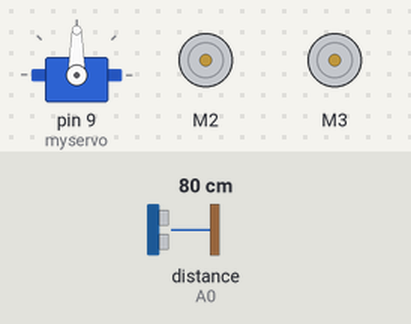
Bench run of a sketch on a simulated Arduino Uno, built with avr-gcc and run on an emulated ATmega328P. On the bench: servo, 2 × DC motor (green arrow = forward, orange = backward, longer = faster). Inputs (shaded band) come from the test bench; at power-on: distance to the obstacle (sensor on A0) 80 cm. The echo pulse lasts 58.3 µs per cm.

Above: at 2.9 s.
3.0 s: distance to the obstacle (sensor on A0) set to 27 cm
At 5.1 s:
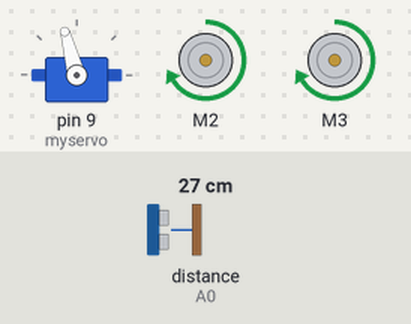
6.0 s: distance to the obstacle (sensor on A0) set to 21 cm
At 7.44 s:
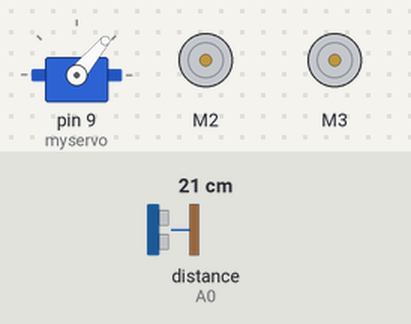
9.0 s: distance to the obstacle (sensor on A0) set to 35 cm
12.0 s: distance to the obstacle (sensor on A0) set to 2 cm
At 14.07 s:
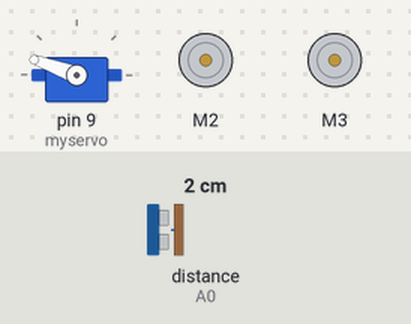
15.0 s: distance to the obstacle (sensor on A0) set to 60 cm
Timing chart, 0 to 19.0 s (numbered marks = the images above; inputs shaded):
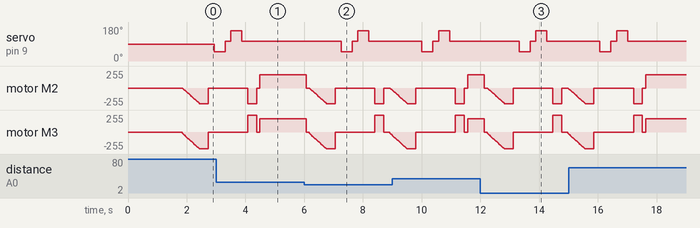

The sketch:

tranhvatcan.ino
```cpp
#include <AFMotor.h> // Thư viện điều khiển động cơ DC
#include <NewPing.h> // Thư viện điều khiển cảm biến siêu âm
#include <Servo.h>   // Thư viện điều khiển servo

// Định nghĩa các chân kết nối với cảm biến siêu âm
#define ECHO_PIN A0          // Chân Echo
#define TRIG_PIN A1          // Chân Trigger

// Cấu hình thông số
#define MAX_DISTANCE 200     // Khoảng cách tối đa cần đo (cm)
#define MAX_SPEED 235        // Tốc độ tối đa của động cơ
#define MAX_SPEED_OFFSET 20  // Hệ số bù tốc độ để cân bằng giữa hai động cơ

// Khởi tạo các động cơ
AF_DCMotor motor1(2);        // Động cơ 1 trên kênh 2
AF_DCMotor motor2(3);        // Động cơ 2 trên kênh 3

// Khởi tạo servo
Servo myservo;

// Khởi tạo cảm biến siêu âm
NewPing sonar(TRIG_PIN, ECHO_PIN, MAX_DISTANCE);
boolean goesForward = false; // Trạng thái di chuyển tiến
int distance = 100;          // Khoảng cách ban đầu
int speedSet = 0;            // Tốc độ hiện tại
char command;                // Biến để lưu lệnh nhận từ Bluetooth

// Biến kiểm soát trạng thái tránh vật cản
int dugme = 1;

void setup()
{
    myservo.attach(9);          // Gắn servo vào chân PWM số 9
    myservo.write(90);          // Đặt servo về góc 90 độ (trung lập)
    delay(1000);                // Chờ servo ổn định

    // Đọc khoảng cách ban đầu từ cảm biến siêu âm
    distance = readPing();
    delay(100);
    distance = readPing();
    delay(100);
    distance = readPing();
    delay(100);
    distance = readPing();
    delay(100);

    Serial.begin(9600); // Khởi tạo giao tiếp Serial với tốc độ 9600 baud
}

void loop(){
    long duration, distance;
    while (dugme == 1) // Vòng lặp chính khi chế độ tránh vật cản được bật
    {
        int distanceR = 0; // Khoảng cách bên phải
        int distanceL = 0; // Khoảng cách bên trái
        delay(40);         // Dừng ngắn để ổn định đọc dữ liệu

        if (distance <= 24) // Nếu khoảng cách nhỏ hơn hoặc bằng 24 cm
        {
            moveStop();           // Dừng xe
            delay(100);
            moveBackward();       // Lùi xe
            delay(300);
            moveStop();           // Dừng xe
            delay(200);

            distanceR = lookRight(); // Đo khoảng cách bên phải
            delay(200);
            distanceL = lookLeft(); // Đo khoảng cách bên trái
            delay(200);

            if (distanceR >= distanceL) // So sánh khoảng cách và chọn hướng
            {
                turnRight();       // Rẽ phải
                moveStop();
            } else {
                turnLeft();        // Rẽ trái
                moveStop();
            }
        } else {
            forward();            // Tiếp tục di chuyển tiến
        }

        distance = readPing();    // Cập nhật khoảng cách mới
    }
}

// Hàm di chuyển tiến
void forward()
{
    motor1.setSpeed(200);         // Cài đặt tốc độ tối đa
    motor1.run(FORWARD);          // Quay động cơ theo chiều kim đồng hồ
    motor2.setSpeed(200);         // Cài đặt tốc độ tối đa
    motor2.run(FORWARD);          // Quay động cơ theo chiều kim đồng hồ
}

// Hàm lùi xe
void back()
{
    motor1.setSpeed(255);
    motor1.run(BACKWARD);         // Quay động cơ ngược chiều kim đồng hồ
    motor2.setSpeed(255);
    motor2.run(BACKWARD);
}

// Hàm xoay trái
void left()
{
    motor1.setSpeed(255);
    motor1.run(FORWARD);
    motor2.setSpeed(0);
    motor2.run(RELEASE);          // Dừng động cơ phải
}

// Hàm xoay phải
void right()
{
    motor1.setSpeed(0);
    motor1.run(RELEASE);          // Dừng động cơ trái
    motor2.setSpeed(255);
    motor2.run(FORWARD);          // Quay động cơ phải
}

// Hàm tiến lệch trái
void aheadLeft()
{
    motor1.setSpeed(255);         // Động cơ trái chạy nhanh
    motor1.run(FORWARD);
    motor2.setSpeed(125);         // Động cơ phải chạy chậm
    motor2.run(FORWARD);
}

// Hàm tiến lệch phải
void aheadRight()
{
    motor1.setSpeed(125);         // Động cơ trái chạy chậm
    motor1.run(FORWARD);
    motor2.setSpeed(255);         // Động cơ phải chạy nhanh
    motor2.run(FORWARD);
}

// Hàm lùi lệch phải
void backRight()
{
    motor1.setSpeed(125);
    motor1.run(BACKWARD);
    motor2.setSpeed(255);
    motor2.run(BACKWARD);
}

// Hàm lùi lệch trái
void backLeft()
{
    motor1.setSpeed(255);
    motor1.run(BACKWARD);
    motor2.setSpeed(125);
    motor2.run(BACKWARD);
}

// Hàm dừng xe
void Stop()
{
    motor1.setSpeed(0);
    motor1.run(RELEASE);          // Dừng động cơ trái
    motor2.setSpeed(0);
    motor2.run(RELEASE);          // Dừng động cơ phải
}

// Hàm dừng chế độ tránh vật cản
void stopAvoiding()
{
    dugme = 0;
    motor1.setSpeed(0);
    motor1.run(RELEASE);
    motor2.setSpeed(0);
    motor2.run(RELEASE);
}

// Hàm xoay servo để nhìn bên phải và đo khoảng cách
int lookRight()
{
    myservo.write(50);            // Xoay servo sang phải
    delay(200);
    int distance = readPing();    // Đo khoảng cách
    delay(100);
    myservo.write(105);           // Trả servo về trung lập
    return distance;
}

// Hàm xoay servo để nhìn bên trái và đo khoảng cách
int lookLeft()
{
    myservo.write(160);           // Xoay servo sang trái
    delay(200);
    int distance = readPing();    // Đo khoảng cách
    delay(100);
    myservo.write(105);           // Trả servo về trung lập
    return distance;
}

// Hàm đọc khoảng cách từ cảm biến siêu âm
int readPing() {
    delay(70);
    int cm = sonar.ping_cm();     // Đọc khoảng cách và chuyển đổi sang cm
    if (cm == 0)                  // Nếu không đo được khoảng cách
    {
        cm = 250;                 // Gán giá trị lớn hơn khoảng cách tối đa
    }
    return cm;
}

// Hàm dừng xe
void moveStop() {
    motor1.run(RELEASE);          // Dừng động cơ trái
    motor2.run(RELEASE);          // Dừng động cơ phải
}

// Hàm di chuyển tiến với tăng tốc
void moveForward() {
    if (!goesForward)
    {
        goesForward = true;
        motor1.run(FORWARD);
        motor2.run(FORWARD);
        for (speedSet = 0; speedSet < MAX_SPEED; speedSet += 2)
        {
            motor1.setSpeed(speedSet);
            motor2.setSpeed(speedSet + MAX_SPEED_OFFSET);
            delay(5);
        }
    }
}

// Hàm lùi xe với tăng tốc
void moveBackward() {
    goesForward = false;
    motor1.run(BACKWARD);
    motor2.run(BACKWARD);
    for (speedSet = 0; speedSet < MAX_SPEED; speedSet += 2)
    {
        motor1.setSpeed(speedSet);
        motor2.setSpeed(speedSet + MAX_SPEED_OFFSET);
        delay(5);
    }
}

// Hàm xoay phải tại chỗ
void turnRight() {
    motor2.run(FORWARD);          // Động cơ phải chạy tiến
    motor1.run(BACKWARD);         // Động cơ trái chạy lùi
    delay(300);
    motor2.run(FORWARD);          // Cả hai động cơ chạy tiến
    motor1.run(FORWARD);
}

// Hàm xoay trái tại chỗ
void turnLeft() {
    motor2.run(BACKWARD);         // Động cơ phải chạy lùi
    motor1.run(FORWARD);          // Động cơ trái chạy tiến
    delay(300);
    motor2.run(FORWARD);          // Cả hai động cơ chạy tiến
    motor1.run(FORWARD);
}
```

Measured:
- the behaviour switches between 25 and 24 cm on distance to the obstacle (sensor on A0) (found by bisection; images 1 and 2)
- after the input at 6.0 s, servo on pin 9 (myservo): 105° → 50° after 1.3 s, → 105° 0.37 s later, → 160° 0.20 s later, → 105° 0.37 s later; motor M2: ramps from stopped to backward 234/255 and jumps back, once every 1.6 s
- after the input at 12.0 s, servo on pin 9 (myservo): 105° → 50° after 1.3 s, → 105° 0.37 s later, → 160° 0.20 s later, → 105° 0.37 s later; motor M2: ramps from stopped to backward 234/255 and jumps back, once every 1.6 s
